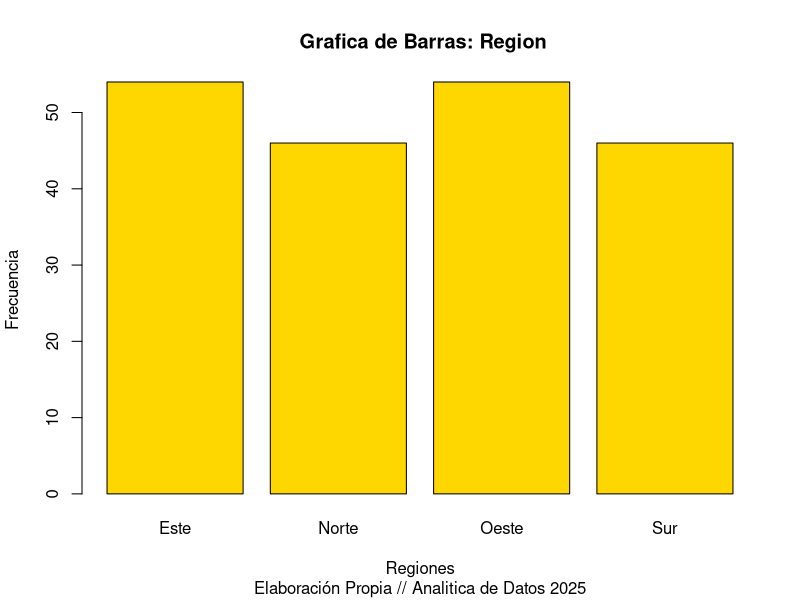
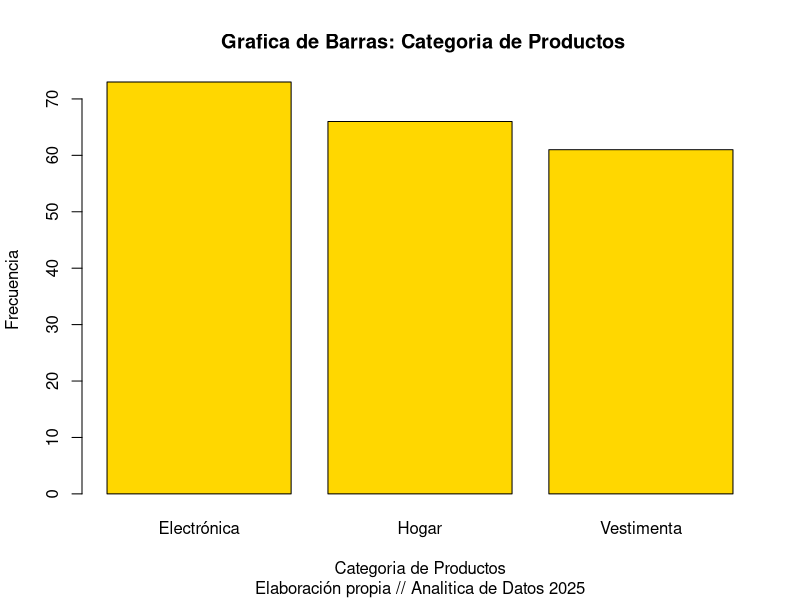
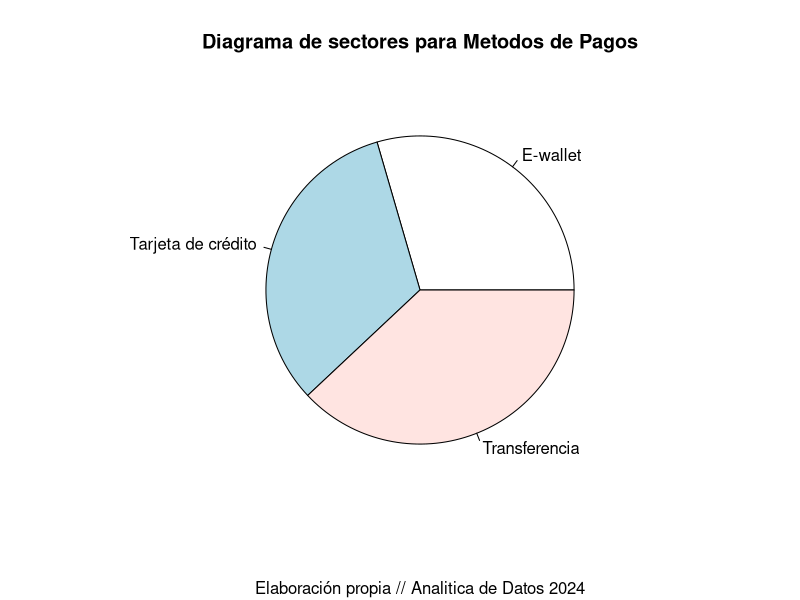
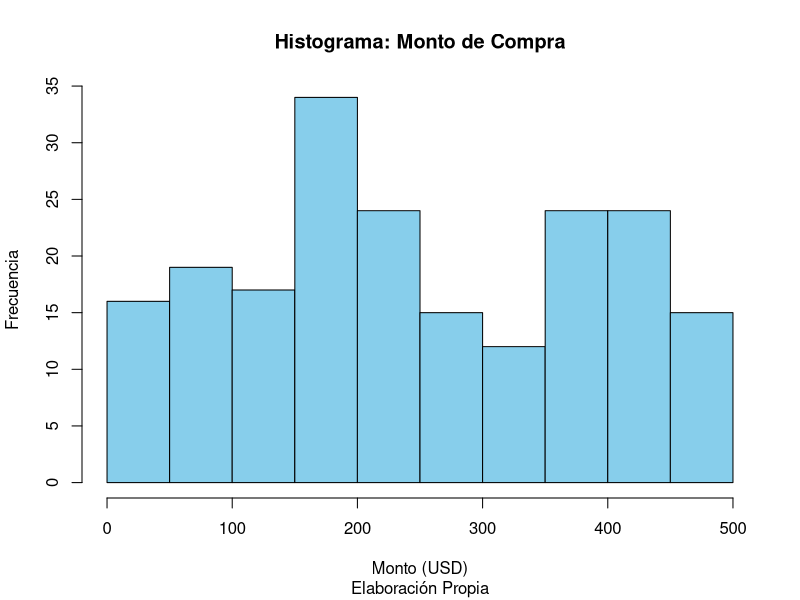
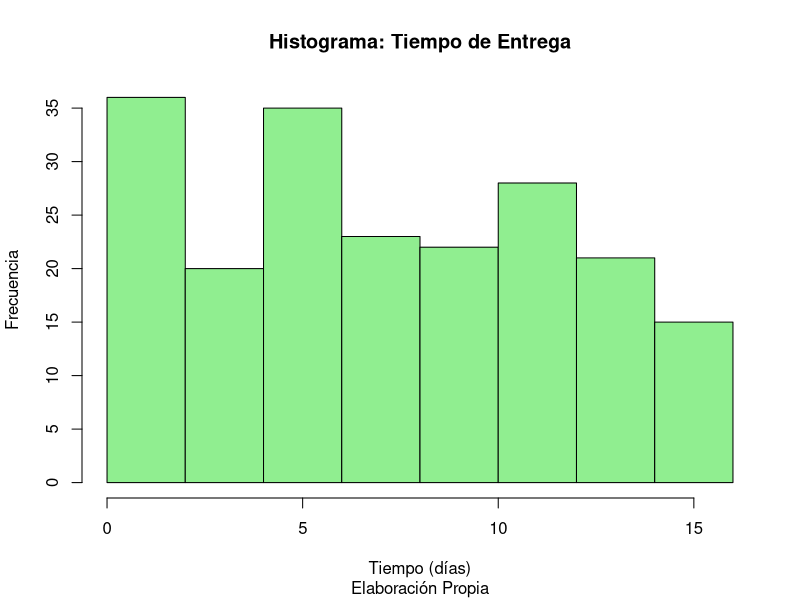
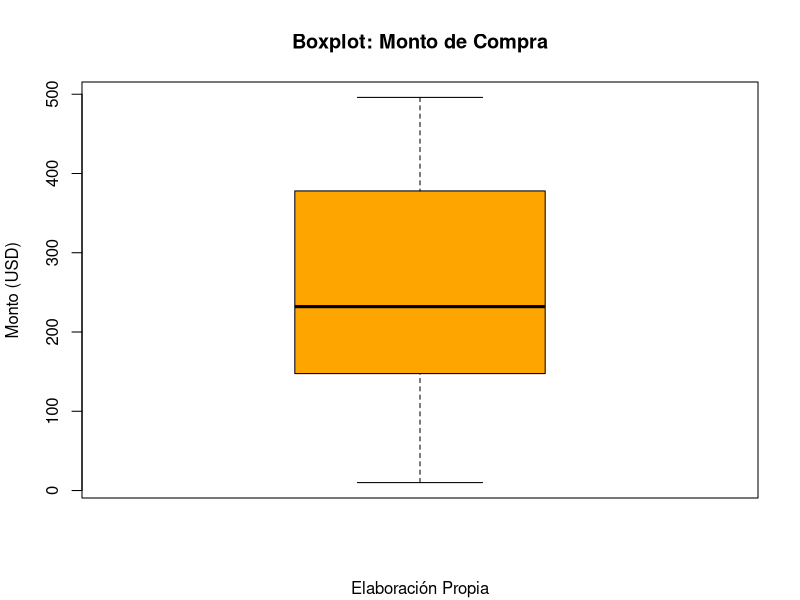
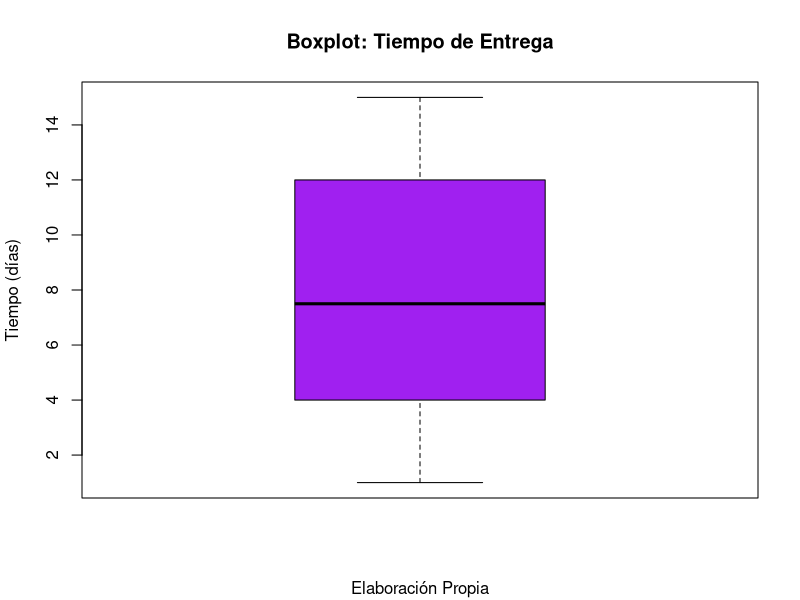
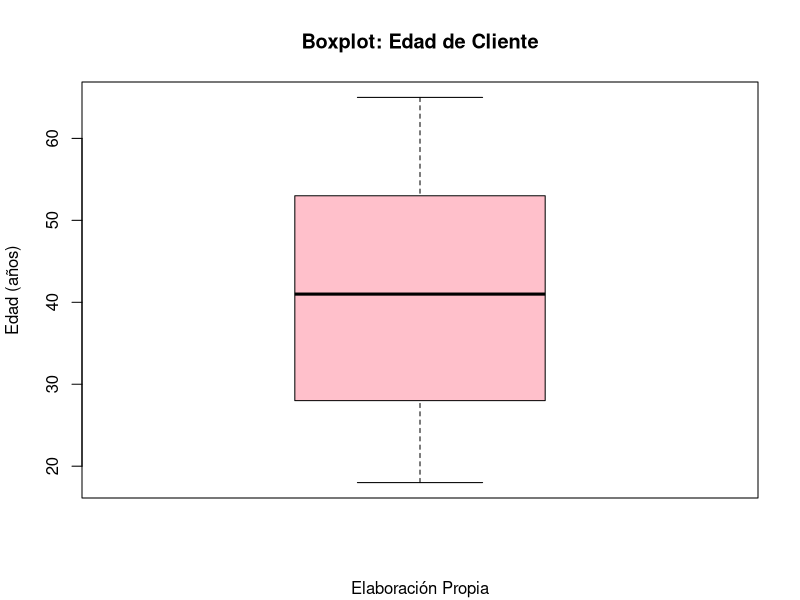

Reproduce these figures in R, in order.
#Control 4

 library(readxl)
 EDA_Ecommerce <- read_excel("EDA_Ecommerce.xlsx")
#> View(EDA_Ecommerce)

#3.1

frec.absoluta.region <- table(EDA_Ecommerce$Region)
frec.absoluta.catProd <- table(EDA_Ecommerce$Categoria_Producto)
frec.absoluta.metodoP <- table(EDA_Ecommerce$Metodo_Pago)

frec.relativa.region <- table(frec.absoluta.region)
frec.relativa.catProd <- table(frec.absoluta.catProd)
frec.relativa.metodoP <- table(frec.absoluta.metodoP)

tabla.region = cbind(frec.absoluta.region,frec.relativa.region)
colnames(tabla.region) = c("Frec.Absoluta.Region","Frec.Relativa.Region")
tabla.region

tabla.metodoP = cbind(frec.absoluta.metodoP,frec.relativa.metodoP)
colnames(tabla.metodoP) = c("Frec.Absoluta.metodoP","Frec.Relativa.metodoP")
tabla.metodoP

tabla.catProd = cbind(frec.absoluta.catProd,frec.relativa.catProd)
colnames(tabla.catProd) = c("Frec.Absoluta.Cat.Prod","Frec.Relativa.catProd")
tabla.catProd

barplot(frec.absoluta.region,
        col="gold",
        main=" Grafica de Barras: Region",
        sub= "Elaboración Propia // Analitica de Datos 2025",
        xlab="Regiones",
        ylab ="Frecuencia")

barplot(frec.absoluta.catProd,
        col="gold",
        main=" Grafica de Barras: Categoria de Productos",
        sub= "Elaboración propia // Analitica de Datos 2025",
        xlab="Categoria de Productos",
        ylab ="Frecuencia")

pie(frec.absoluta.metodoP,
    main="Diagrama de sectores para Metodos de Pagos",
    sub="Elaboración propia // Analitica de Datos 2024")

#3.2
#Media
media_monto_compra = mean (EDA_Ecommerce$Monto_Compra)
media_monto_compra#USD

media_tiempo_entrega = mean(EDA_Ecommerce$Tiempo_Entrega)
media_tiempo_entrega#DÍAS

media_edad = mean(EDA_Ecommerce$Edad_Cliente)
media_edad#AÑOS

#Mediana
mediana_monto_compra <- median(EDA_Ecommerce$Monto_Compra)
mediana_monto_compra

mediana_tiempo_entrega <- median(EDA_Ecommerce$Tiempo_Entrega)
mediana_tiempo_entrega

mediana_edad <- median(EDA_Ecommerce$Edad_Cliente)
mediana_edad

# Rango
rango_monto_compra <- max(EDA_Ecommerce$Monto_Compra) - min(EDA_Ecommerce$Monto_Compra)
rango_tiempo_entrega <- max(EDA_Ecommerce$Tiempo_Entrega) - min(EDA_Ecommerce$Tiempo_Entrega)
rango_edad <- max(EDA_Ecommerce$Edad_Cliente) - min(EDA_Ecommerce$Edad_Cliente)

# Desviación estándar
desv_monto_compra <- sd(EDA_Ecommerce$Monto_Compra)
desv_tiempo_entrega <- sd(EDA_Ecommerce$Tiempo_Entrega)
desv_edad <- sd(EDA_Ecommerce$Edad_Cliente)

# Mostrar resultados
rango_monto_compra; rango_tiempo_entrega; rango_edad
desv_monto_compra; desv_tiempo_entrega; desv_edad

#3.2.2 - Histogramas
hist(EDA_Ecommerce$Monto_Compra,
     col="skyblue",
     main="Histograma: Monto de Compra",
     xlab="Monto (USD)",
     ylab="Frecuencia",
     sub = "Elaboración Propia")

hist(EDA_Ecommerce$Tiempo_Entrega,
     col="lightgreen",
     main="Histograma: Tiempo de Entrega",
     xlab="Tiempo (días)",
     ylab="Frecuencia",
     sub = "Elaboración Propia")

#3.2.3 - Boxplots
boxplot(EDA_Ecommerce$Monto_Compra,
        col="orange",
        main="Boxplot: Monto de Compra",
        ylab="Monto (USD)",
        sub = "Elaboración Propia")

boxplot(EDA_Ecommerce$Tiempo_Entrega,
        col="purple",
        main="Boxplot: Tiempo de Entrega",
        ylab="Tiempo (días)",
        sub = "Elaboración Propia")

boxplot(EDA_Ecommerce$Edad_Cliente,
        col="pink",
        main="Boxplot: Edad de Cliente",
        ylab="Edad (años)",
        sub = "Elaboración Propia")

# Detectar valores atípicos en Edad, monto compra y tiempo de entrega
outliers_edad <- boxplot.stats(EDA_Ecommerce$Edad_Cliente)$out
outliers_edad #Así es más fácil que ver a ojo con el boxplot
#Da numeric(0) porque es un vector vacío
#Lo podemos corroborar con el boxplot, no hay valores atípicos por fuera de los bigotes

outliers_monto_compra <- boxplot.stats(EDA_Ecommerce$Monto_Compra)$out
outliers_monto_compra

outliers_tiempo_entrega <- boxplot.stats(EDA_Ecommerce$Tiempo_Entrega)$out
outliers_tiempo_entrega

#parte 4 
#boxplots por categoría
boxplot(EDA_Ecommerce$Monto_Compra ~ EDA_Ecommerce$Categoria_Producto,
        main = "Monto de compra por categoría de producto",
        col = c("blue", "purple", "pink"),
        ylab = "Monto de compra",
        xlab = "Categoría",
        sub = "Elaboración Propia")

tiempo_por_region = tapply(EDA_Ecommerce$Tiempo_Entrega, EDA_Ecommerce$Region, mean)
tiempo_por_region
desvio_estandar_por_region = tapply(EDA_Ecommerce$Tiempo_Entrega, EDA_Ecommerce$Region, sd)
desvio_estandar_por_region
